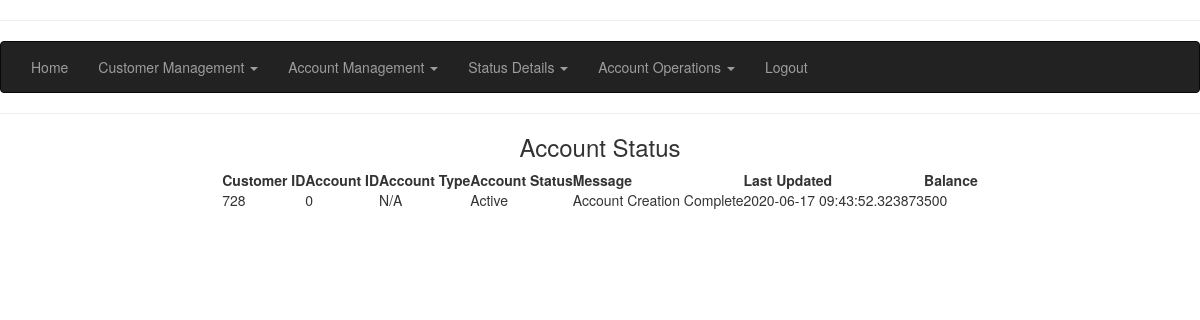
Page /execpage/account-status on the earlier database version.
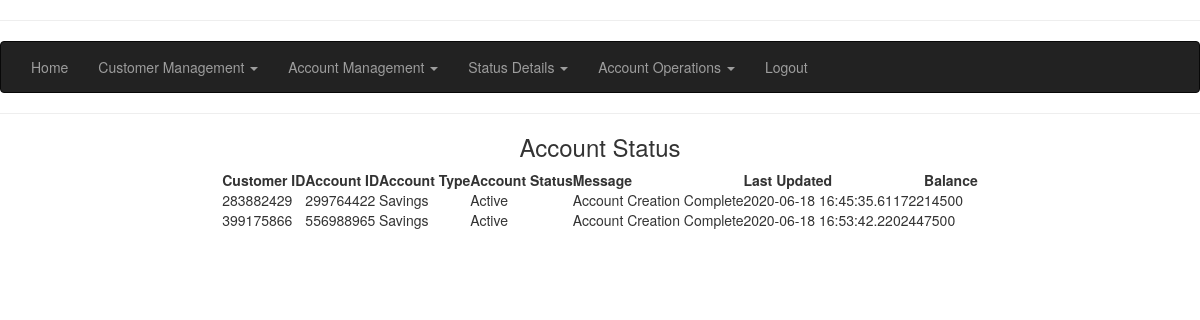
Same page on the later database version.
### app.py (models this page shows, shortened)
class Customer(db.Model):
    customerid = db.Column(db.Integer, primary_key=True, nullable=False)
    customerssn = db.Column(db.Integer, nullable=False)
    customeraccno = db.Column(db.Integer, nullable=False, default=0)
    customeracctype = db.Column(db.String(15), nullable=False, default='N/A')
    customerstatus = db.Column(db.String(15), nullable=False, default='Active')
    customermsg = db.Column(db.String(50), nullable=False, default='Customer created successfully')
    customerupd = db.Column(db.DateTime, nullable=False, default=datetime.utcnow)
    customerage = db.Column(db.Integer, nullable=False)
    customername = db.Column(db.String(30), nullable=False)
    customeraddr = db.Column(db.String(100), nullable=False)
    customerstate = db.Column(db.String(20), nullable=False)
    customercity = db.Column(db.String(20), nullable=False)

class Transaction(db.Model):
    accountid = db.Column(db.Integer, primary_key=True, nullable=False)
    transactionid = db.Column(db.Integer, nullable=False, default = 0)
    balance = db.Column(db.Integer, nullable=False)
    description = db.Column(db.String(15), nullable=False, default='N/A')
    transdate = db.Column(db.DateTime, nullable=False, default=datetime.utcnow)
    amount = db.Column(db.Integer, nullable=False, default = 0)

### app.py (the view)
@app.route('/execpage/account-status', methods=['GET','POST'])
def show_account_details():
    records = db.session.query(Customer, Transaction).join(Transaction, Customer.customeraccno==Transaction.accountid).all()
    return render_template('accountstatus.html',records=records)

### app.py (called while the page is built)
@app.before_request
def before_request():
    g.username=None
    if 'username' in session:
        g.username = session['username']

### templates/accountstatus.html (shortened to what this page needs)
<!DOCTYPE html>
<html lang="en">
<head>
    <link rel="stylesheet" href="https://maxcdn.bootstrapcdn.com/bootstrap/3.4.1/css/bootstrap.min.css">
    <link rel="stylesheet" href="https://unpkg.com/purecss@2.0.3/build/pure-min.css">
</head>
<body>
<hr>
<nav class="navbar navbar-inverse">
    <div class="container-fluid">
      <ul class="nav navbar-nav">
        <li><a href="/execpage">Home</a></li>
        <li class="dropbtn"><a class="dropdown-toggle" data-toggle="dropdown" href="#">Customer Management <span class="caret"></span></a>
        </li>
        <li class="dropdown"><a class="dropdown-toggle" data-toggle="dropdown" href="#">Account Management <span class="caret"></span></a>
        </li>
        <li class="dropdown"><a class="dropdown-toggle" data-toggle="dropdown" href="#">Status Details <span class="caret"></span></a>
        </li>
        <li class="dropdown"><a class="dropdown-toggle" data-toggle="dropdown" href="#">Account Operations <span class="caret"></span></a>
        </li>
        <li><a href="/logout">Logout</a></li>
      </ul>
    </div>
  </nav>
<hr>
<h3 style="text-align:center">Account Status</h3>
<table class="pure-table pure-table-bordered">
    <thead>
        <tr>
            <th>Customer ID</th>
            <th>Account ID</th>
            <th>Account Type</th>
            <th>Account Status</th>
            <th>Message</th>
            <th>Last Updated</th>
            <th>Balance</th>
        </tr>
    </thead>
    <tbody>
        {% for r in records %}
        <tr>
            <td>{{ r[0].customerid }}</td>
            <td>{{ r[0].customeraccno }}</td>
            <td>{{ r[0].customeracctype }}</td>
            <td>{{ r[0].customerstatus }}</td>
            <td>Account Creation Complete</td>
            <td>{{ r[1].transdate }}</td>
            <td>{{ r[1].balance }}</td>
        </tr>
        {% endfor %}
    </tbody>
</table>
</body>
</html>

### templates/accountstatus.html (style rules this page uses)
table { margin-left: auto; margin-right: auto; }

Differences in the rows shown:
removed Customer: customerid "728", customeraccno "0", customeracctype "N/A", customerstatus "Active", transdate "2020-06-17 09:43:52.323873", balance "500"
added Customer: customerid "283882429", customeraccno "299764422", customeracctype "Savings", customerstatus "Active", transdate "2020-06-18 16:45:35.611722", balance "14500"
added Customer: customerid "399175866", customeraccno "556988965", customeracctype "Savings", customerstatus "Active", transdate "2020-06-18 16:53:42.220244", balance "7500"
